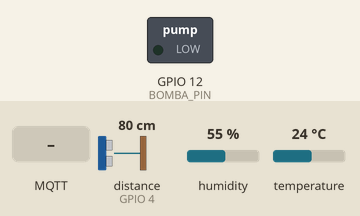
The sketch below on a simulated ESP8266 (NodeMCU). Shown: switched loads named in the sketch (green lamp = pin HIGH). The test bench sets the inputs (shaded band); at power-on: distance to the obstacle (sensor on GPIO 4) 80 cm, humidity 55 %, temperature 24 °C. The echo pulse lasts 58.3 µs per cm; WiFi joins after 1.5 s; servers stay silent unless stated; no MQTT or app messages arrive unless stated; pins used as bus, display or sensor lines are not drawn; what the sketch prints to the serial monitor is not drawn.

Above: at 2.8 s.
2.9 s: MQTT message "1" arrives on the first subscribed topic
At 4.2 s:
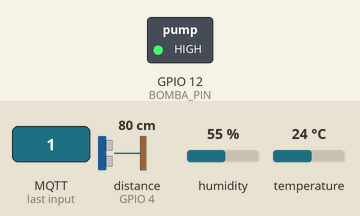
6.5 s: MQTT message "on" arrives on the first subscribed topic
Timing chart, 0 to 9.5 s (numbered marks = the images above; inputs shaded):
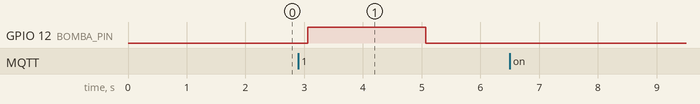

The sketch:

gardener.ino
```cpp
#include <ESP8266WiFi.h>
#include <PubSubClient.h>
#include <ArduinoJson.h>
#include "DHT.h"

// Configuracion de red (editar segun tu entorno)
const char* WIFI_SSID = "A65";
const char* WIFI_PASS = "wireless";
const char* MQTT_HOST = "192.168.1.7";
const uint16_t MQTT_PORT = 1883;
const char* MQTT_CLIENT_ID = "gardener-esp8266";

// Topics
const char* T_SENSORES = "jardin/sensores";
const char* T_EVENTOS = "jardin/eventos";
const char* T_PROX = "jardin/proximidad";
const char* T_RIEGO_CMD = "jardin/comandos/riego";

// Configuracion de Pines
#define DHTPIN 2      // D4
#define DHTTYPE DHT22
#define TRIG_PIN 5    // D1
#define ECHO_PIN 4    // D2
#define BOMBA_PIN 12  // D6

const unsigned long SENSOR_INTERVAL_MS = 10000;
const unsigned long MQTT_RETRY_MS = 3000;
const float DISTANCE_DELTA_CM = 20.0f;
const int MAX_RIEGO_SECONDS = 2;

DHT dht(DHTPIN, DHTTYPE);
WiFiClient wifiClient;
PubSubClient mqttClient(wifiClient);

unsigned long ultimaLectura = 0;
unsigned long ultimoMqttIntento = 0;
unsigned long riegoHastaMs = 0;
bool riegoActivo = false;
bool distanciaLeidaInicializada = false;
float ultimaDistanciaLeida = 0.0f;

void iniciarRiego(int segundos, const char* motivo) {
  int seg = constrain(segundos, 1, MAX_RIEGO_SECONDS);
  riegoHastaMs = millis() + (unsigned long)seg * 1000UL;
  riegoActivo = true;
  digitalWrite(BOMBA_PIN, HIGH);

  StaticJsonDocument<192> ev;
  ev["evento"] = "riego_iniciado";
  ev["segundos"] = seg;
  ev["motivo"] = motivo;
  ev["source"] = "esp8266";
  ev["max_segundos"] = MAX_RIEGO_SECONDS;
  String out;
  serializeJson(ev, out);
  mqttClient.publish(T_EVENTOS, out.c_str(), true);

  Serial.printf("[RIEGO] Iniciado por %d s (max %d) | motivo=%s\n", seg, MAX_RIEGO_SECONDS, motivo);
}

void detenerRiego() {
  digitalWrite(BOMBA_PIN, LOW);
  riegoActivo = false;

  StaticJsonDocument<128> ev;
  ev["evento"] = "riego_completado";
  ev["source"] = "esp8266";
  String out;
  serializeJson(ev, out);
  mqttClient.publish(T_EVENTOS, out.c_str(), true);

  Serial.println(F("[RIEGO] Completado"));
}

float medirDistanciaCm() {
  digitalWrite(TRIG_PIN, LOW);
  delayMicroseconds(2);
  digitalWrite(TRIG_PIN, HIGH);
  delayMicroseconds(10);
  digitalWrite(TRIG_PIN, LOW);

  unsigned long duracion = pulseIn(ECHO_PIN, HIGH, 30000UL);
  if (duracion == 0) {
    return -1.0;
  }
  return duracion * 0.0343f / 2.0f;
}

void conectarWiFi() {
  if (WiFi.status() == WL_CONNECTED) {
    return;
  }

  Serial.printf("[WIFI] Conectando a %s\n", WIFI_SSID);
  WiFi.mode(WIFI_STA);
  WiFi.begin(WIFI_SSID, WIFI_PASS);

  unsigned long start = millis();
  while (WiFi.status() != WL_CONNECTED && millis() - start < 20000UL) {
    delay(300);
    Serial.print('.');
  }
  Serial.println();

  if (WiFi.status() == WL_CONNECTED) {
    Serial.printf("[WIFI] OK. IP=%s\n", WiFi.localIP().toString().c_str());
  } else {
    Serial.println(F("[WIFI] No conectado. Reintentando en loop"));
  }
}

void publicarSensores() {
  float t = dht.readTemperature();
  float h = dht.readHumidity();
  if (isnan(t) || isnan(h)) {
    Serial.println(F("[DHT] Lectura invalida"));
    return;
  }

  int valorSuelo = analogRead(A0);
  int porcSuelo = constrain(map(valorSuelo, 1024, 680, 0, 100), 0, 100);
  float distancia = medirDistanciaCm();
  bool publicarDistancia = false;

  if (distancia > 0) {
    if (!distanciaLeidaInicializada) {
      distanciaLeidaInicializada = true;
      publicarDistancia = true;
    } else if (fabsf(distancia - ultimaDistanciaLeida) >= DISTANCE_DELTA_CM) {
      publicarDistancia = true;
    }
    ultimaDistanciaLeida = distancia;
  }

  StaticJsonDocument<256> doc;
  doc["temp"] = roundf(t * 10.0f) / 10.0f;
  doc["hum"] = roundf(h * 10.0f) / 10.0f;
  doc["suelo"] = porcSuelo;
  if (publicarDistancia) {
    doc["dist"] = roundf(distancia * 10.0f) / 10.0f;
    doc["distancia_cm"] = roundf(distancia * 10.0f) / 10.0f;
  }

  String payload;
  serializeJson(doc, payload);
  mqttClient.publish(T_SENSORES, payload.c_str(), false);

  if (publicarDistancia) {
    StaticJsonDocument<128> prox;
    prox["distancia_cm"] = roundf(distancia * 10.0f) / 10.0f;
    prox["cerca"] = distancia < 60.0f;
    String p;
    serializeJson(prox, p);
    mqttClient.publish(T_PROX, p.c_str(), false);
    Serial.printf("[PROX] Publicada distancia %.1fcm (delta >= %.1fcm vs lectura anterior)\n", distancia, DISTANCE_DELTA_CM);
  }

  Serial.printf("[SENSOR] valorSueloRaw=%d T=%.1fC H=%.1f%% Suelo=%d%% Dist=%.1fcm\n", valorSuelo, t, h, porcSuelo, distancia);
}

void onMqttMessage(char* topic, byte* payload, unsigned int length) {
  StaticJsonDocument<192> req;
  DeserializationError err = deserializeJson(req, payload, length);
  if (err) {
    Serial.printf("[MQTT] JSON invalido en %s\n", topic);
    return;
  }

  if (strcmp(topic, T_RIEGO_CMD) == 0) {
    int segundos = req["segundos"] | MAX_RIEGO_SECONDS;
    const char* motivo = req["motivo"] | "manual_dashboard";
    iniciarRiego(segundos, motivo);
  }
}

void conectarMQTT() {
  if (mqttClient.connected()) {
    return;
  }
  if (millis() - ultimoMqttIntento < MQTT_RETRY_MS) {
    return;
  }
  ultimoMqttIntento = millis();

  Serial.printf("[MQTT] Conectando a %s:%u ...\n", MQTT_HOST, MQTT_PORT);
  if (mqttClient.connect(MQTT_CLIENT_ID)) {
    Serial.println(F("[MQTT] Conectado"));
    mqttClient.subscribe(T_RIEGO_CMD);

    StaticJsonDocument<128> ev;
    ev["evento"] = "esp8266_online";
    ev["ip"] = WiFi.localIP().toString();
    String p;
    serializeJson(ev, p);
    mqttClient.publish(T_EVENTOS, p.c_str(), true);
  } else {
    Serial.printf("[MQTT] Error rc=%d\n", mqttClient.state());
  }
}

void setup() {
  Serial.begin(115200);
  delay(100);

  dht.begin();
  pinMode(TRIG_PIN, OUTPUT);
  pinMode(ECHO_PIN, INPUT);
  pinMode(BOMBA_PIN, OUTPUT);
  digitalWrite(BOMBA_PIN, LOW);

  mqttClient.setServer(MQTT_HOST, MQTT_PORT);
  mqttClient.setCallback(onMqttMessage);

  Serial.println(F("--- GARDENER ESP8266 MQTT ---"));
  conectarWiFi();
}

void loop() {
  if (WiFi.status() != WL_CONNECTED) {
    conectarWiFi();
  }

  conectarMQTT();
  mqttClient.loop();

  if (riegoActivo && (long)(millis() - riegoHastaMs) >= 0) {
    detenerRiego();
  }

  if (mqttClient.connected() && millis() - ultimaLectura >= SENSOR_INTERVAL_MS) {
    ultimaLectura = millis();
    publicarSensores();
  }

  delay(20);
}
```

Measured:
- after the input at 2.9 s, GPIO 12 (BOMBA_PIN): LOW → HIGH after 0.16 s, → LOW 2.0 s later
- after the input at 6.5 s, every drawn part: stays the same
